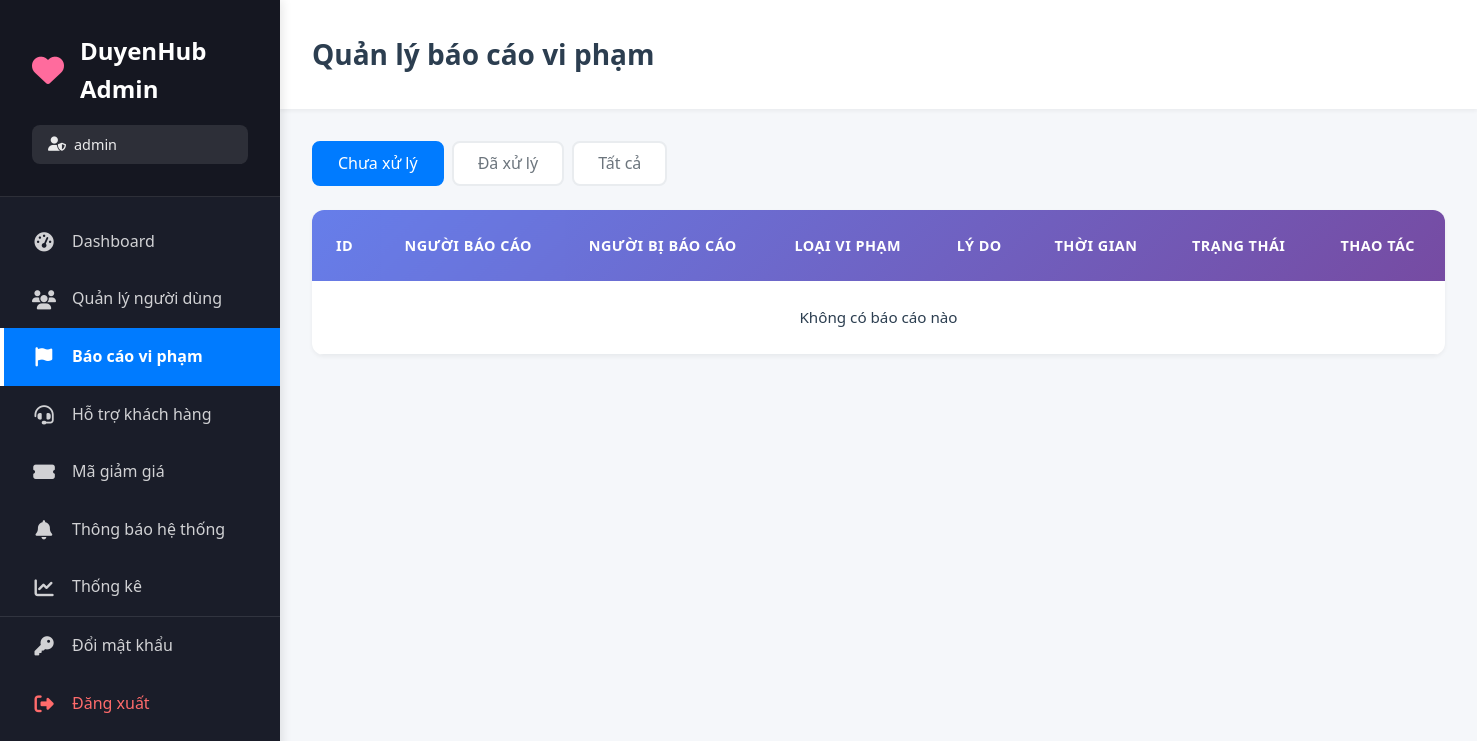
Before: /views/admin/quanlybaocao.php (signed in) with the older database file.
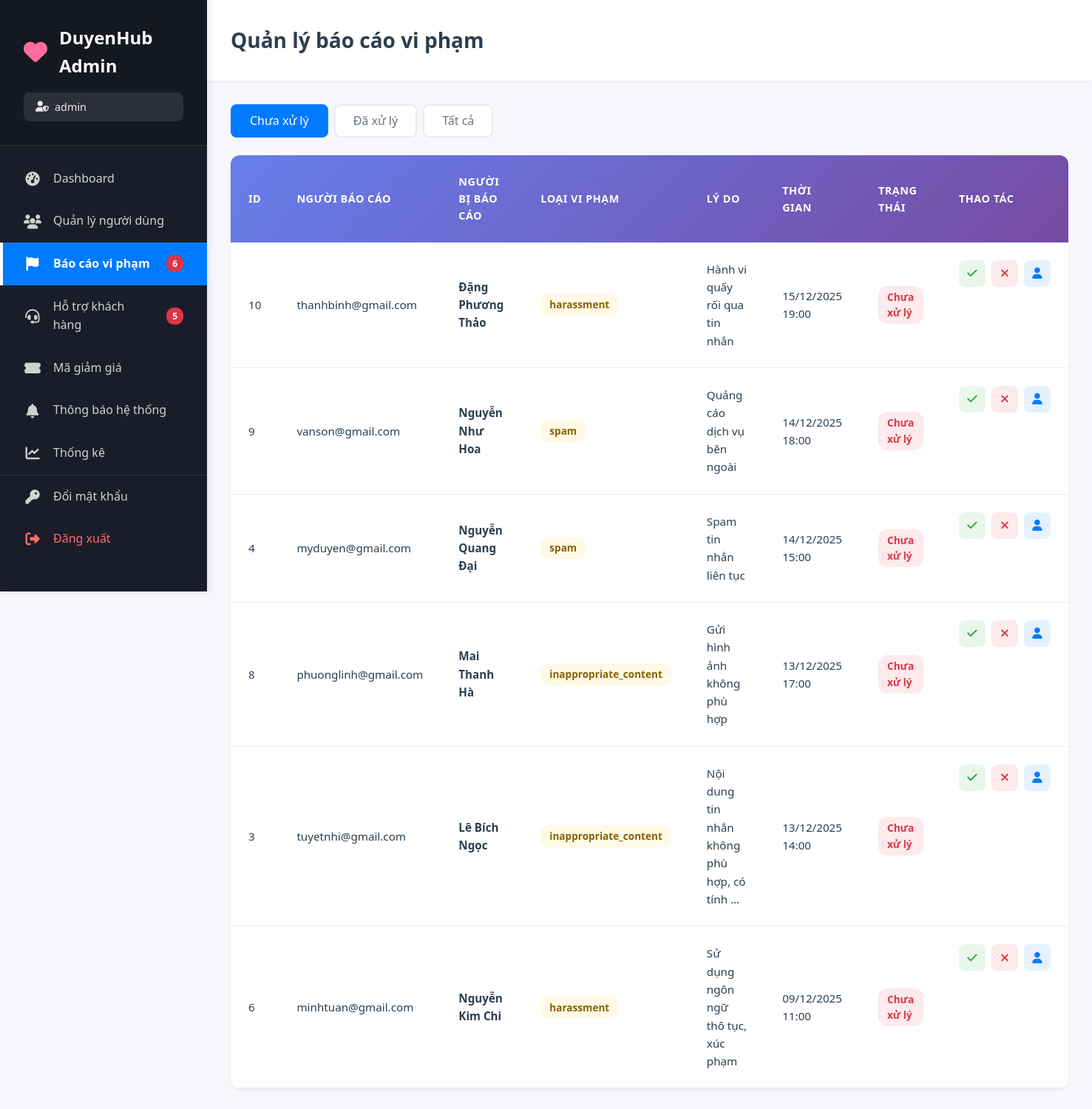
After: the same page with the newer database file.
### tables this page shows
CREATE TABLE `baocao` (
  `maBaoCao` int(11) NOT NULL,
  `maNguoiBaoCao` int(11) DEFAULT NULL,
  `maNguoiBiBaoCao` int(11) DEFAULT NULL,
  `lyDoBaoCao` text DEFAULT NULL,
  `loaiBaoCao` varchar(50) DEFAULT 'other',
  `trangThaiAD` enum('pending','reviewing','resolved','rejected') DEFAULT 'pending',
  `trangThai` enum('ChuaXuLy','DaXuLy') DEFAULT 'ChuaXuLy',
  `maAdminXuLy` int(11) DEFAULT NULL,
  `ghiChuAdmin` text DEFAULT NULL,
  `thoiDiemXuLy` datetime DEFAULT NULL,
  `thoiDiemBaoCao` datetime DEFAULT current_timestamp()
);

CREATE TABLE `nguoidung` (
  `maNguoiDung` int(11) NOT NULL,
  `tenDangNhap` varchar(50) NOT NULL,
  `matKhau` varchar(255) NOT NULL,
  `trangThaiNguoiDung` enum('active','banned','inactive') DEFAULT 'active',
  `lanHoatDongCuoi` datetime DEFAULT current_timestamp() ON UPDATE current_timestamp(),
  `role` varchar(255) NOT NULL DEFAULT 'user'
);

CREATE TABLE `hoso` (
  `maHoSo` int(11) NOT NULL,
  `maNguoiDung` int(11) DEFAULT NULL,
  `ten` varchar(100) DEFAULT NULL,
  `ngaySinh` date DEFAULT NULL,
  `gioiTinh` enum('Nam','Nữ','Khac') DEFAULT NULL,
  `tinhTrangHonNhan` varchar(50) DEFAULT NULL,
  `canNang` float DEFAULT NULL,
  `chieuCao` float DEFAULT NULL,
  `mucTieuPhatTrien` text DEFAULT NULL,
  `hocVan` varchar(100) DEFAULT NULL,
  `noiSong` varchar(100) DEFAULT NULL,
  `soThich` text DEFAULT NULL,
  `moTa` text DEFAULT NULL,
  `avt` varchar(255) DEFAULT NULL
);

### views/admin/quanlybaocao.php (the view, shortened to what the changed rows need)
<?php
$db = clsConnect::getInstance()->connect();
$filter = $_GET['filter'] ?? 'pending';
$sql = "SELECT b.*,
        nb.tenDangNhap as nguoiBaoCao,
        nbb.tenDangNhap as nguoiBiBaoCao,
        hb.ten as tenNguoiBiBaoCao
        FROM baocao b
        LEFT JOIN nguoidung nb ON b.maNguoiBaoCao = nb.maNguoiDung
        LEFT JOIN nguoidung nbb ON b.maNguoiBiBaoCao = nbb.maNguoiDung
        LEFT JOIN hoso hb ON b.maNguoiBiBaoCao = hb.maNguoiDung";
if ($filter === 'pending') {
    $sql .= " WHERE b.trangThai = 'ChuaXuLy'";
} elseif ($filter === 'resolved') {
    $sql .= " WHERE b.trangThai = 'DaXuLy'";
}
$sql .= " ORDER BY b.thoiDiemBaoCao DESC LIMIT 100";
$result = $db->query($sql);
$reports = $result->fetch_all(MYSQLI_ASSOC);
?>
<!DOCTYPE html>
<html lang="vi">
<head>
    <link rel="stylesheet" href="https://cdnjs.cloudflare.com/ajax/libs/font-awesome/6.4.0/css/all.min.css">
    <link rel="stylesheet" href="../../public/css/admin.css?v=<?php echo time(); ?>">
</head>
<body>
    <div class="admin-wrapper">
        <?php include 'sidebar.php'; ?>
        <main class="main-content">
            <div class="top-bar">
                <h1>Quản lý báo cáo vi phạm</h1>
            </div>
            <div class="content-area">
                <div class="table-container">
                    <table class="data-table">
                        <thead>
                            <tr>
                                <th>ID</th>
                                <th>Người báo cáo</th>
                                <th>Người bị báo cáo</th>
                                <th>Loại vi phạm</th>
                                <th>Lý do</th>
                                <th>Thời gian</th>
                                <th>Trạng thái</th>
                                <th>Thao tác</th>
                            </tr>
                        </thead>
                        <tbody>
                            <?php foreach ($reports as $report): ?>
                            <tr>
                                <td><?php echo $report['maBaoCao']; ?></td>
                                <td><?php echo htmlspecialchars($report['nguoiBaoCao'] ?? 'N/A'); ?></td>
                                <td>
                                    <strong><?php echo htmlspecialchars($report['tenNguoiBiBaoCao'] ?? $report['nguoiBiBaoCao'] ?? 'N/A'); ?></strong>
                                </td>
                                <td>
                                    <span class="badge badge-warning"><?php echo htmlspecialchars($report['loaiBaoCao']); ?></span>
                                </td>
                                <td>
                                    <div class="report-reason">
                                        <?php echo htmlspecialchars(substr($report['lyDoBaoCao'] ?? '', 0, 50)); ?>
                                        <?php if (strlen($report['lyDoBaoCao'] ?? '') > 50): ?>...<?php endif; ?>
                                    </div>
                                </td>
                                <td><?php echo date('d/m/Y H:i', strtotime($report['thoiDiemBaoCao'])); ?></td>
                                <td>
                                    <?php if ($report['trangThai'] === 'ChuaXuLy'): ?>
                                        <span class="badge badge-danger">Chưa xử lý</span>
                                    <?php else: ?>
                                        <span class="badge badge-success">Đã xử lý</span>
                                    <?php endif; ?>
                                </td>
                                <td class="action-buttons">
                                    <?php if ($report['trangThai'] === 'ChuaXuLy'): ?>
                                        <button onclick="showResolveModal(<?php echo $report['maBaoCao']; ?>)" class="btn-action btn-success" title="Xử lý">
                                            <i class="fas fa-check"></i>
                                        </button>
                                        <form method="POST" style="display: inline;">
                                            <button type="submit" class="btn-action btn-danger" title="Từ chối">
                                                <i class="fas fa-times"></i>
                                            </button>
                                        </form>
                                    <?php endif; ?>
                                    <a href="xemnguoidung.php?id=<?php echo $report['maNguoiBiBaoCao']; ?>" class="btn-action btn-view" title="Xem người bị báo cáo">
                                        <i class="fas fa-user"></i>
                                    </a>
                                </td>
                            </tr>
                            <?php endforeach; ?>
                            <?php if (empty($reports)): ?>
                            <tr>
                                <td colspan="8" class="text-center">Không có báo cáo nào</td>
                            </tr>
                            <?php endif; ?>
                        </tbody>
                    </table>
                </div>
            </div>
        </main>
    </div>
</body>
</html>

### views/admin/sidebar.php (shortened to what the changed rows need)
<?php
$db = clsConnect::getInstance()->connect();
$result = $db->query("SELECT COUNT(*) as total FROM baocao WHERE trangThai = 'ChuaXuLy'");
$pendingReports = $result->fetch_assoc()['total'];
$result = $db->query("SELECT COUNT(*) as total FROM hotro WHERE trangThai IN ('pending', 'in_progress')");
$pendingSupport = $result->fetch_assoc()['total'];
$currentPage = basename($_SERVER['PHP_SELF']);
?>
<aside class="sidebar">
    <div class="sidebar-header">
        <div class="logo">
            <h2>DuyenHub Admin</h2>
        </div>
    </div>
    <ul class="sidebar-menu">
        <li>
            <a href="quanlybaocao.php" class="<?php echo $currentPage === 'quanlybaocao.php' ? 'active' : ''; ?>">
                <i class="fas fa-flag"></i>
                <span>Báo cáo vi phạm</span>
                <?php if ($pendingReports > 0): ?>
                    <span class="badge"><?php echo $pendingReports; ?></span>
                <?php endif; ?>
            </a>
        </li>
        <li>
            <a href="hotro.php" class="<?php echo $currentPage === 'hotro.php' ? 'active' : ''; ?>">
                <i class="fas fa-headset"></i>
                <span>Hỗ trợ khách hàng</span>
                <?php if ($pendingSupport > 0): ?>
                    <span class="badge"><?php echo $pendingSupport; ?></span>
                <?php endif; ?>
            </a>
        </li>
    </ul>
</aside>

Changed rows visible on the page:
added baocao: maBaoCao "10", maNguoiBaoCao.tenDangNhap "thanhbinh@gmail.com", hoso.ten "Đặng Phương Thảo", loaiBaoCao "harassment", lyDoBaoCao "Hành vi quấy rối qua tin nhắn", thoiDiemBaoCao "15/12/2025 19:00", trangThai "Chưa xử lý"
added baocao: maBaoCao "9", maNguoiBaoCao.tenDangNhap "vanson@gmail.com", hoso.ten "Nguyễn Như Hoa", loaiBaoCao "spam", lyDoBaoCao "Quảng cáo dịch vụ bên ngoài", thoiDiemBaoCao "14/12/2025 18:00", trangThai "Chưa xử lý"
added baocao: maBaoCao "4", maNguoiBaoCao.tenDangNhap "myduyen@gmail.com", hoso.ten "Nguyễn Quang Đại", loaiBaoCao "spam", lyDoBaoCao "Spam tin nhắn liên tục", thoiDiemBaoCao "14/12/2025 15:00", trangThai "Chưa xử lý"
added baocao: maBaoCao "8", maNguoiBaoCao.tenDangNhap "phuonglinh@gmail.com", hoso.ten "Mai Thanh Hà", loaiBaoCao "inappropriate_content", lyDoBaoCao "Gửi hình ảnh không phù hợp", thoiDiemBaoCao "13/12/2025 17:00", trangThai "Chưa xử lý"
added baocao: maBaoCao "3", maNguoiBaoCao.tenDangNhap "tuyetnhi@gmail.com", hoso.ten "Lê Bích Ngọc", loaiBaoCao "inappropriate_content", lyDoBaoCao "Nội dung tin nhắn không phù hợp, có tính", thoiDiemBaoCao "13/12/2025 14:00", trangThai "Chưa xử lý"
added baocao: maBaoCao "6", maNguoiBaoCao.tenDangNhap "minhtuan@gmail.com", hoso.ten "Nguyễn Kim Chi", loaiBaoCao "harassment", lyDoBaoCao "Sử dụng ngôn ngữ thô tục, xúc phạm", thoiDiemBaoCao "09/12/2025 11:00", trangThai "Chưa xử lý"
Other visible differences:
$pendingReports: (not shown) → "6"
$pendingSupport: (not shown) → "5"
text no longer shown: "Không có báo cáo nào"
